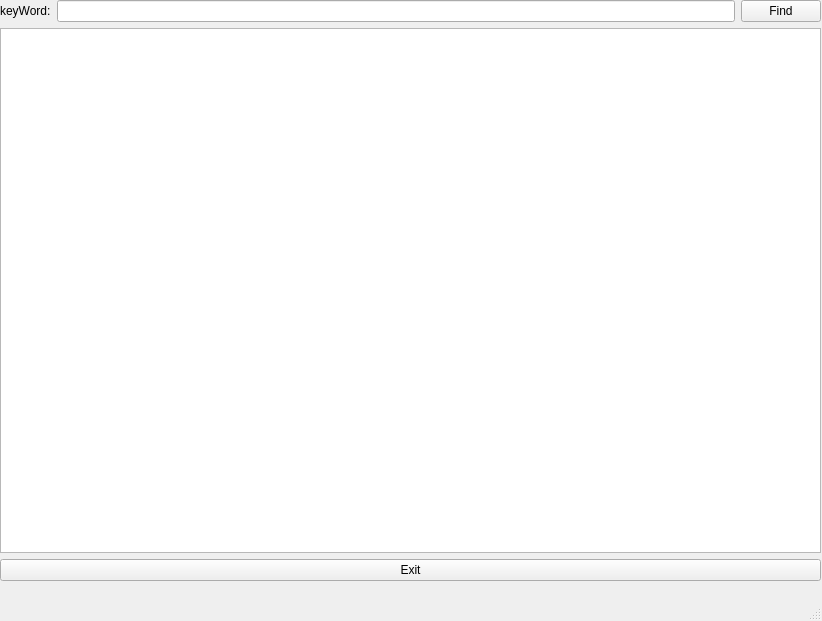
<?xml version="1.0" encoding="UTF-8"?>
<ui version="4.0">
 <class>MainWindow</class>
 <widget class="QMainWindow" name="MainWindow">
  <property name="geometry">
   <rect>
    <x>0</x>
    <y>0</y>
    <width>822</width>
    <height>621</height>
   </rect>
  </property>
  <property name="windowTitle">
   <string>MainWindow</string>
  </property>
  <widget class="QWidget" name="centralwidget">
   <widget class="QWidget" name="layoutWidget">
    <property name="geometry">
     <rect>
      <x>0</x>
      <y>0</y>
      <width>821</width>
      <height>581</height>
     </rect>
    </property>
    <layout class="QVBoxLayout" name="verticalLayout">
     <item>
      <layout class="QHBoxLayout" name="horizontalLayout">
       <item>
        <widget class="QLabel" name="label">
         <property name="text">
          <string>keyWord:</string>
         </property>
        </widget>
       </item>
       <item>
        <widget class="QLineEdit" name="lineEdit"/>
       </item>
       <item>
        <widget class="QPushButton" name="Find">
         <property name="text">
          <string>Find</string>
         </property>
        </widget>
       </item>
      </layout>
     </item>
     <item>
      <widget class="QTextEdit" name="textEdit"/>
     </item>
     <item>
      <widget class="QPushButton" name="exit">
       <property name="text">
        <string>Exit</string>
       </property>
      </widget>
     </item>
    </layout>
   </widget>
  </widget>
  <widget class="QMenuBar" name="menubar">
   <property name="geometry">
    <rect>
     <x>0</x>
     <y>0</y>
     <width>822</width>
     <height>21</height>
    </rect>
   </property>
  </widget>
  <widget class="QStatusBar" name="statusbar"/>
 </widget>
 <resources/>
 <connections/>
</ui>
